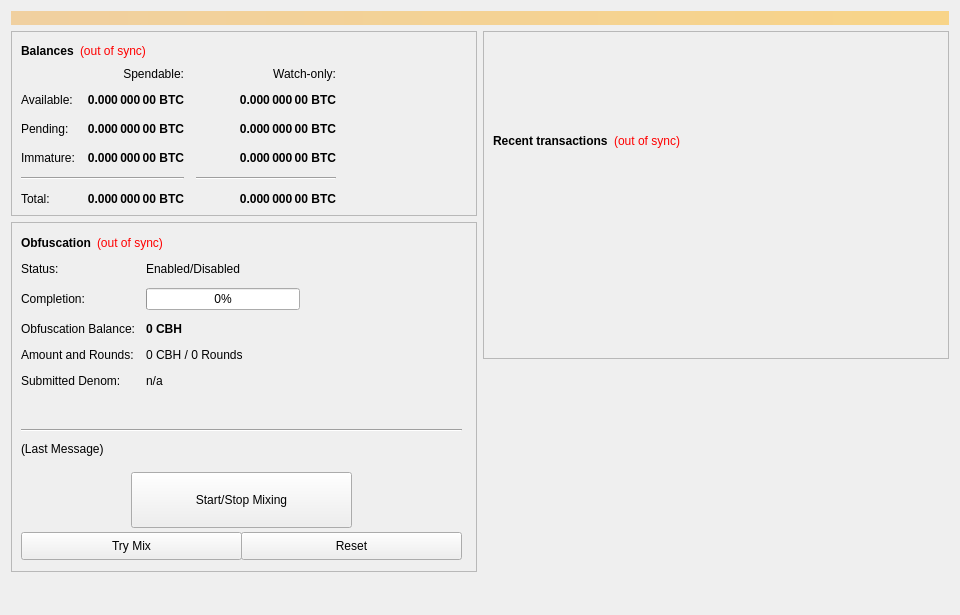
<?xml version="1.0" encoding="UTF-8"?>
<ui version="4.0">
 <class>OverviewPage</class>
 <widget class="QWidget" name="OverviewPage">
  <property name="geometry">
   <rect>
    <x>0</x>
    <y>0</y>
    <width>960</width>
    <height>615</height>
   </rect>
  </property>
  <property name="minimumSize">
   <size>
    <width>960</width>
    <height>0</height>
   </size>
  </property>
  <property name="windowTitle">
   <string>Form</string>
  </property>
  <layout class="QVBoxLayout" name="topLayout">
   <item>
    <widget class="QLabel" name="labelAlerts">
     <property name="visible">
      <bool>false</bool>
     </property>
     <property name="styleSheet">
      <string notr="true">background-color: qlineargradient(x1: 0, y1: 0, x2: 1, y2: 0, stop:0 #F0D0A0, stop:1 #F8D488); color:#000000;</string>
     </property>
     <property name="wordWrap">
      <bool>true</bool>
     </property>
     <property name="margin">
      <number>3</number>
     </property>
    </widget>
   </item>
   <item>
    <layout class="QHBoxLayout" name="horizontalLayout" stretch="1,1">
     <item>
      <layout class="QVBoxLayout" name="verticalLayout_2">
       <item>
        <widget class="QFrame" name="frame">
         <property name="frameShape">
          <enum>QFrame::StyledPanel</enum>
         </property>
         <property name="frameShadow">
          <enum>QFrame::Raised</enum>
         </property>
         <layout class="QVBoxLayout" name="verticalLayout_4">
          <item>
           <layout class="QHBoxLayout" name="horizontalLayout_4">
            <item>
             <widget class="QLabel" name="label_5">
              <property name="font">
               <font>
                <weight>90</weight>
                <bold>true</bold>
               </font>
              </property>
              <property name="text">
               <string>Balances</string>
              </property>
             </widget>
            </item>
            <item>
             <widget class="QLabel" name="labelWalletStatus">
              <property name="cursor">
               <cursorShape>WhatsThisCursor</cursorShape>
              </property>
              <property name="toolTip">
               <string>The displayed information may be out of date. Your wallet automatically synchronizes with the Cybercash network after a connection is established, but this process has not completed yet.</string>
              </property>
              <property name="styleSheet">
               <string notr="true">QLabel { color: red; }</string>
              </property>
              <property name="text">
               <string notr="true">(out of sync)</string>
              </property>
              <property name="alignment">
               <set>Qt::AlignLeading|Qt::AlignLeft|Qt::AlignVCenter</set>
              </property>
             </widget>
            </item>
            <item>
             <spacer name="horizontalSpacer_3">
              <property name="orientation">
               <enum>Qt::Horizontal</enum>
              </property>
              <property name="sizeHint" stdset="0">
               <size>
                <width>40</width>
                <height>20</height>
               </size>
              </property>
             </spacer>
            </item>
           </layout>
          </item>
          <item>
           <layout class="QGridLayout" name="gridLayout">
            <property name="spacing">
             <number>12</number>
            </property>
            <item row="2" column="2">
             <widget class="QLabel" name="labelWatchPending">
              <property name="font">
               <font>
                <weight>90</weight>
                <bold>true</bold>
               </font>
              </property>
              <property name="cursor">
               <cursorShape>IBeamCursor</cursorShape>
              </property>
              <property name="toolTip">
               <string>Unconfirmed transactions to watch-only addresses</string>
              </property>
              <property name="text">
               <string notr="true">0.000 000 00 BTC</string>
              </property>
              <property name="alignment">
               <set>Qt::AlignRight|Qt::AlignTrailing|Qt::AlignVCenter</set>
              </property>
              <property name="textInteractionFlags">
               <set>Qt::LinksAccessibleByMouse|Qt::TextSelectableByKeyboard|Qt::TextSelectableByMouse</set>
              </property>
             </widget>
            </item>
            <item row="2" column="1">
             <widget class="QLabel" name="labelUnconfirmed">
              <property name="font">
               <font>
                <weight>90</weight>
                <bold>true</bold>
               </font>
              </property>
              <property name="cursor">
               <cursorShape>IBeamCursor</cursorShape>
              </property>
              <property name="toolTip">
               <string>Total of transactions that have yet to be confirmed, and do not yet count toward the spendable balance</string>
              </property>
              <property name="text">
               <string notr="true">0.000 000 00 BTC</string>
              </property>
              <property name="alignment">
               <set>Qt::AlignRight|Qt::AlignTrailing|Qt::AlignVCenter</set>
              </property>
              <property name="textInteractionFlags">
               <set>Qt::LinksAccessibleByMouse|Qt::TextSelectableByKeyboard|Qt::TextSelectableByMouse</set>
              </property>
             </widget>
            </item>
            <item row="3" column="2">
             <widget class="QLabel" name="labelWatchImmature">
              <property name="font">
               <font>
                <weight>90</weight>
                <bold>true</bold>
               </font>
              </property>
              <property name="cursor">
               <cursorShape>IBeamCursor</cursorShape>
              </property>
              <property name="toolTip">
               <string>Staked or masternode rewards in watch-only addresses that has not yet matured</string>
              </property>
              <property name="text">
               <string notr="true">0.000 000 00 BTC</string>
              </property>
              <property name="alignment">
               <set>Qt::AlignRight|Qt::AlignTrailing|Qt::AlignVCenter</set>
              </property>
              <property name="textInteractionFlags">
               <set>Qt::LinksAccessibleByMouse|Qt::TextSelectableByKeyboard|Qt::TextSelectableByMouse</set>
              </property>
             </widget>
            </item>
            <item row="4" column="0" colspan="2">
             <widget class="Line" name="lineSpendableBalance">
              <property name="orientation">
               <enum>Qt::Horizontal</enum>
              </property>
             </widget>
            </item>
            <item row="4" column="2">
             <widget class="Line" name="lineWatchBalance">
              <property name="sizePolicy">
               <sizepolicy hsizetype="Preferred" vsizetype="Fixed">
                <horstretch>0</horstretch>
                <verstretch>0</verstretch>
               </sizepolicy>
              </property>
              <property name="minimumSize">
               <size>
                <width>140</width>
                <height>0</height>
               </size>
              </property>
              <property name="orientation">
               <enum>Qt::Horizontal</enum>
              </property>
             </widget>
            </item>
            <item row="5" column="0">
             <widget class="QLabel" name="labelTotalText">
              <property name="text">
               <string>Total:</string>
              </property>
             </widget>
            </item>
            <item row="3" column="1">
             <widget class="QLabel" name="labelImmature">
              <property name="font">
               <font>
                <weight>90</weight>
                <bold>true</bold>
               </font>
              </property>
              <property name="cursor">
               <cursorShape>IBeamCursor</cursorShape>
              </property>
              <property name="toolTip">
               <string>Staked or masternode rewards that has not yet matured</string>
              </property>
              <property name="text">
               <string notr="true">0.000 000 00 BTC</string>
              </property>
              <property name="alignment">
               <set>Qt::AlignRight|Qt::AlignTrailing|Qt::AlignVCenter</set>
              </property>
              <property name="textInteractionFlags">
               <set>Qt::LinksAccessibleByMouse|Qt::TextSelectableByKeyboard|Qt::TextSelectableByMouse</set>
              </property>
             </widget>
            </item>
            <item row="2" column="3">
             <spacer name="horizontalSpacer_2">
              <property name="orientation">
               <enum>Qt::Horizontal</enum>
              </property>
              <property name="sizeHint" stdset="0">
               <size>
                <width>40</width>
                <height>20</height>
               </size>
              </property>
             </spacer>
            </item>
            <item row="3" column="0">
             <widget class="QLabel" name="labelImmatureText">
              <property name="text">
               <string>Immature:</string>
              </property>
             </widget>
            </item>
            <item row="5" column="1">
             <widget class="QLabel" name="labelTotal">
              <property name="font">
               <font>
                <weight>90</weight>
                <bold>true</bold>
               </font>
              </property>
              <property name="cursor">
               <cursorShape>IBeamCursor</cursorShape>
              </property>
              <property name="toolTip">
               <string>Your current total balance</string>
              </property>
              <property name="text">
               <string notr="true">0.000 000 00 BTC</string>
              </property>
              <property name="alignment">
               <set>Qt::AlignRight|Qt::AlignTrailing|Qt::AlignVCenter</set>
              </property>
              <property name="textInteractionFlags">
               <set>Qt::LinksAccessibleByMouse|Qt::TextSelectableByKeyboard|Qt::TextSelectableByMouse</set>
              </property>
             </widget>
            </item>
            <item row="5" column="2">
             <widget class="QLabel" name="labelWatchTotal">
              <property name="font">
               <font>
                <weight>90</weight>
                <bold>true</bold>
               </font>
              </property>
              <property name="cursor">
               <cursorShape>IBeamCursor</cursorShape>
              </property>
              <property name="toolTip">
               <string>Current total balance in watch-only addresses</string>
              </property>
              <property name="text">
               <string notr="true">0.000 000 00 BTC</string>
              </property>
              <property name="alignment">
               <set>Qt::AlignRight|Qt::AlignTrailing|Qt::AlignVCenter</set>
              </property>
              <property name="textInteractionFlags">
               <set>Qt::LinksAccessibleByMouse|Qt::TextSelectableByKeyboard|Qt::TextSelectableByMouse</set>
              </property>
             </widget>
            </item>
            <item row="0" column="2">
             <widget class="QLabel" name="labelWatchonly">
              <property name="text">
               <string>Watch-only:</string>
              </property>
              <property name="alignment">
               <set>Qt::AlignRight|Qt::AlignTrailing|Qt::AlignVCenter</set>
              </property>
             </widget>
            </item>
            <item row="1" column="0">
             <widget class="QLabel" name="labelBalanceText">
              <property name="text">
               <string>Available:</string>
              </property>
             </widget>
            </item>
            <item row="1" column="1">
             <widget class="QLabel" name="labelBalance">
              <property name="font">
               <font>
                <weight>90</weight>
                <bold>true</bold>
               </font>
              </property>
              <property name="cursor">
               <cursorShape>IBeamCursor</cursorShape>
              </property>
              <property name="toolTip">
               <string>Your current spendable balance</string>
              </property>
              <property name="text">
               <string notr="true">0.000 000 00 BTC</string>
              </property>
              <property name="alignment">
               <set>Qt::AlignRight|Qt::AlignTrailing|Qt::AlignVCenter</set>
              </property>
              <property name="textInteractionFlags">
               <set>Qt::LinksAccessibleByMouse|Qt::TextSelectableByKeyboard|Qt::TextSelectableByMouse</set>
              </property>
             </widget>
            </item>
            <item row="1" column="2">
             <widget class="QLabel" name="labelWatchAvailable">
              <property name="font">
               <font>
                <weight>90</weight>
                <bold>true</bold>
               </font>
              </property>
              <property name="cursor">
               <cursorShape>IBeamCursor</cursorShape>
              </property>
              <property name="toolTip">
               <string>Your current balance in watch-only addresses</string>
              </property>
              <property name="text">
               <string notr="true">0.000 000 00 BTC</string>
              </property>
              <property name="alignment">
               <set>Qt::AlignRight|Qt::AlignTrailing|Qt::AlignVCenter</set>
              </property>
              <property name="textInteractionFlags">
               <set>Qt::LinksAccessibleByMouse|Qt::TextSelectableByKeyboard|Qt::TextSelectableByMouse</set>
              </property>
             </widget>
            </item>
            <item row="2" column="0">
             <widget class="QLabel" name="labelPendingText">
              <property name="text">
               <string>Pending:</string>
              </property>
             </widget>
            </item>
            <item row="0" column="1">
             <widget class="QLabel" name="labelSpendable">
              <property name="text">
               <string>Spendable:</string>
              </property>
              <property name="alignment">
               <set>Qt::AlignRight|Qt::AlignTrailing|Qt::AlignVCenter</set>
              </property>
             </widget>
            </item>
           </layout>
          </item>
         </layout>
        </widget>
       </item>
       <item>
        <widget class="QFrame" name="frameObfuscation">
         <property name="minimumSize">
          <size>
           <width>0</width>
           <height>350</height>
          </size>
         </property>
         <property name="layoutDirection">
          <enum>Qt::LeftToRight</enum>
         </property>
         <property name="frameShape">
          <enum>QFrame::StyledPanel</enum>
         </property>
         <property name="frameShadow">
          <enum>QFrame::Raised</enum>
         </property>
         <widget class="QWidget" name="formLayoutWidget">
          <property name="geometry">
           <rect>
            <x>10</x>
            <y>40</y>
            <width>451</width>
            <height>161</height>
           </rect>
          </property>
          <layout class="QFormLayout" name="formLayout">
           <property name="fieldGrowthPolicy">
            <enum>QFormLayout::AllNonFixedFieldsGrow</enum>
           </property>
           <property name="horizontalSpacing">
            <number>11</number>
           </property>
           <property name="verticalSpacing">
            <number>12</number>
           </property>
           <item row="0" column="0">
            <widget class="QLabel" name="label_6">
             <property name="text">
              <string>Status:</string>
             </property>
            </widget>
           </item>
           <item row="1" column="0">
            <widget class="QLabel" name="label_7">
             <property name="text">
              <string>Completion:</string>
             </property>
            </widget>
           </item>
           <item row="1" column="1">
            <widget class="QProgressBar" name="obfuscationProgress">
             <property name="maximumSize">
              <size>
               <width>154</width>
               <height>16777215</height>
              </size>
             </property>
             <property name="value">
              <number>0</number>
             </property>
            </widget>
           </item>
           <item row="2" column="0">
            <widget class="QLabel" name="labelAnonymizedText">
             <property name="text">
              <string>Obfuscation Balance:</string>
             </property>
            </widget>
           </item>
           <item row="2" column="1">
            <widget class="QLabel" name="labelAnonymized">
             <property name="font">
              <font>
               <weight>90</weight>
               <bold>true</bold>
              </font>
             </property>
             <property name="text">
              <string notr="true">0 CBH</string>
             </property>
            </widget>
           </item>
           <item row="3" column="0">
            <widget class="QLabel" name="label_8">
             <property name="text">
              <string>Amount and Rounds:</string>
             </property>
            </widget>
           </item>
           <item row="3" column="1">
            <widget class="QLabel" name="labelAmountRounds">
             <property name="text">
              <string>0 CBH / 0 Rounds</string>
             </property>
            </widget>
           </item>
           <item row="4" column="0">
            <widget class="QLabel" name="label_9">
             <property name="text">
              <string>Submitted Denom:</string>
             </property>
            </widget>
           </item>
           <item row="4" column="1">
            <widget class="QLabel" name="labelSubmittedDenom">
             <property name="toolTip">
              <string>The denominations you submitted to the Masternode.&lt;br&gt;To mix, other users must submit the exact same denominations.</string>
             </property>
             <property name="text">
              <string>n/a</string>
             </property>
            </widget>
           </item>
           <item row="0" column="1">
            <widget class="QLabel" name="obfuscationEnabled">
             <property name="text">
              <string>Enabled/Disabled</string>
             </property>
            </widget>
           </item>
          </layout>
         </widget>
         <widget class="QPushButton" name="runAutoDenom">
          <property name="geometry">
           <rect>
            <x>251</x>
            <y>17</y>
            <width>1</width>
            <height>1</height>
           </rect>
          </property>
          <property name="palette">
           <palette>
            <active>
             <colorrole role="WindowText">
              <brush brushstyle="SolidPattern">
               <color alpha="255">
                <red>0</red>
                <green>0</green>
                <blue>0</blue>
               </color>
              </brush>
             </colorrole>
             <colorrole role="Button">
              <brush brushstyle="SolidPattern">
               <color alpha="255">
                <red>239</red>
                <green>238</green>
                <blue>238</blue>
               </color>
              </brush>
             </colorrole>
             <colorrole role="Light">
              <brush brushstyle="SolidPattern">
               <color alpha="255">
                <red>255</red>
                <green>255</green>
                <blue>255</blue>
               </color>
              </brush>
             </colorrole>
             <colorrole role="Midlight">
              <brush brushstyle="SolidPattern">
               <color alpha="255">
                <red>247</red>
                <green>246</green>
                <blue>246</blue>
               </color>
              </brush>
             </colorrole>
             <colorrole role="Dark">
              <brush brushstyle="SolidPattern">
               <color alpha="255">
                <red>119</red>
                <green>119</green>
                <blue>119</blue>
               </color>
              </brush>
             </colorrole>
             <colorrole role="Mid">
              <brush brushstyle="SolidPattern">
               <color alpha="255">
                <red>159</red>
                <green>159</green>
                <blue>159</blue>
               </color>
              </brush>
             </colorrole>
             <colorrole role="Text">
              <brush brushstyle="SolidPattern">
               <color alpha="255">
                <red>0</red>
                <green>0</green>
                <blue>0</blue>
               </color>
              </brush>
             </colorrole>
             <colorrole role="BrightText">
              <brush brushstyle="SolidPattern">
               <color alpha="255">
                <red>255</red>
                <green>255</green>
                <blue>255</blue>
               </color>
              </brush>
             </colorrole>
             <colorrole role="ButtonText">
              <brush brushstyle="SolidPattern">
               <color alpha="255">
                <red>0</red>
                <green>0</green>
                <blue>0</blue>
               </color>
              </brush>
             </colorrole>
             <colorrole role="Base">
              <brush brushstyle="SolidPattern">
               <color alpha="255">
                <red>255</red>
                <green>255</green>
                <blue>255</blue>
               </color>
              </brush>
             </colorrole>
             <colorrole role="Window">
              <brush brushstyle="SolidPattern">
               <color alpha="255">
                <red>239</red>
                <green>238</green>
                <blue>238</blue>
               </color>
              </brush>
             </colorrole>
             <colorrole role="Shadow">
              <brush brushstyle="SolidPattern">
               <color alpha="255">
                <red>0</red>
                <green>0</green>
                <blue>0</blue>
               </color>
              </brush>
             </colorrole>
             <colorrole role="AlternateBase">
              <brush brushstyle="SolidPattern">
               <color alpha="255">
                <red>247</red>
                <green>246</green>
                <blue>246</blue>
               </color>
              </brush>
             </colorrole>
             <colorrole role="ToolTipBase">
              <brush brushstyle="SolidPattern">
               <color alpha="255">
                <red>255</red>
                <green>255</green>
                <blue>220</blue>
               </color>
              </brush>
             </colorrole>
             <colorrole role="ToolTipText">
              <brush brushstyle="SolidPattern">
               <color alpha="255">
                <red>0</red>
                <green>0</green>
                <blue>0</blue>
               </color>
              </brush>
             </colorrole>
            </active>
            <inactive>
             <colorrole role="WindowText">
              <brush brushstyle="SolidPattern">
               <color alpha="255">
                <red>0</red>
                <green>0</green>
                <blue>0</blue>
               </color>
              </brush>
             </colorrole>
             <colorrole role="Button">
              <brush brushstyle="SolidPattern">
               <color alpha="255">
                <red>239</red>
                <green>238</green>
                <blue>238</blue>
               </color>
              </brush>
             </colorrole>
             <colorrole role="Light">
              <brush brushstyle="SolidPattern">
               <color alpha="255">
                <red>255</red>
                <green>255</green>
                <blue>255</blue>
               </color>
              </brush>
             </colorrole>
             <colorrole role="Midlight">
              <brush brushstyle="SolidPattern">
               <color alpha="255">
                <red>247</red>
                <green>246</green>
                <blue>246</blue>
               </color>
              </brush>
             </colorrole>
             <colorrole role="Dark">
              <brush brushstyle="SolidPattern">
               <color alpha="255">
                <red>119</red>
                <green>119</green>
                <blue>119</blue>
               </color>
              </brush>
             </colorrole>
             <colorrole role="Mid">
              <brush brushstyle="SolidPattern">
               <color alpha="255">
                <red>159</red>
                <green>159</green>
                <blue>159</blue>
               </color>
              </brush>
             </colorrole>
             <colorrole role="Text">
              <brush brushstyle="SolidPattern">
               <color alpha="255">
                <red>0</red>
                <green>0</green>
                <blue>0</blue>
               </color>
              </brush>
             </colorrole>
             <colorrole role="BrightText">
              <brush brushstyle="SolidPattern">
               <color alpha="255">
                <red>255</red>
                <green>255</green>
                <blue>255</blue>
               </color>
              </brush>
             </colorrole>
             <colorrole role="ButtonText">
              <brush brushstyle="SolidPattern">
               <color alpha="255">
                <red>0</red>
                <green>0</green>
                <blue>0</blue>
               </color>
              </brush>
             </colorrole>
             <colorrole role="Base">
              <brush brushstyle="SolidPattern">
               <color alpha="255">
                <red>255</red>
                <green>255</green>
                <blue>255</blue>
               </color>
              </brush>
             </colorrole>
             <colorrole role="Window">
              <brush brushstyle="SolidPattern">
               <color alpha="255">
                <red>239</red>
                <green>238</green>
                <blue>238</blue>
               </color>
              </brush>
             </colorrole>
             <colorrole role="Shadow">
              <brush brushstyle="SolidPattern">
               <color alpha="255">
                <red>0</red>
                <green>0</green>
                <blue>0</blue>
               </color>
              </brush>
             </colorrole>
             <colorrole role="AlternateBase">
              <brush brushstyle="SolidPattern">
               <color alpha="255">
                <red>247</red>
                <green>246</green>
                <blue>246</blue>
               </color>
              </brush>
             </colorrole>
             <colorrole role="ToolTipBase">
              <brush brushstyle="SolidPattern">
               <color alpha="255">
                <red>255</red>
                <green>255</green>
                <blue>220</blue>
               </color>
              </brush>
             </colorrole>
             <colorrole role="ToolTipText">
              <brush brushstyle="SolidPattern">
               <color alpha="255">
                <red>0</red>
                <green>0</green>
                <blue>0</blue>
               </color>
              </brush>
             </colorrole>
            </inactive>
            <disabled>
             <colorrole role="WindowText">
              <brush brushstyle="SolidPattern">
               <color alpha="255">
                <red>119</red>
                <green>119</green>
                <blue>119</blue>
               </color>
              </brush>
             </colorrole>
             <colorrole role="Button">
              <brush brushstyle="SolidPattern">
               <color alpha="255">
                <red>239</red>
                <green>238</green>
                <blue>238</blue>
               </color>
              </brush>
             </colorrole>
             <colorrole role="Light">
              <brush brushstyle="SolidPattern">
               <color alpha="255">
                <red>255</red>
                <green>255</green>
                <blue>255</blue>
               </color>
              </brush>
             </colorrole>
             <colorrole role="Midlight">
              <brush brushstyle="SolidPattern">
               <color alpha="255">
                <red>247</red>
                <green>246</green>
                <blue>246</blue>
               </color>
              </brush>
             </colorrole>
             <colorrole role="Dark">
              <brush brushstyle="SolidPattern">
               <color alpha="255">
                <red>119</red>
                <green>119</green>
                <blue>119</blue>
               </color>
              </brush>
             </colorrole>
             <colorrole role="Mid">
              <brush brushstyle="SolidPattern">
               <color alpha="255">
                <red>159</red>
                <green>159</green>
                <blue>159</blue>
               </color>
              </brush>
             </colorrole>
             <colorrole role="Text">
              <brush brushstyle="SolidPattern">
               <color alpha="255">
                <red>119</red>
                <green>119</green>
                <blue>119</blue>
               </color>
              </brush>
             </colorrole>
             <colorrole role="BrightText">
              <brush brushstyle="SolidPattern">
               <color alpha="255">
                <red>255</red>
                <green>255</green>
                <blue>255</blue>
               </color>
              </brush>
             </colorrole>
             <colorrole role="ButtonText">
              <brush brushstyle="SolidPattern">
               <color alpha="255">
                <red>119</red>
                <green>119</green>
                <blue>119</blue>
               </color>
              </brush>
             </colorrole>
             <colorrole role="Base">
              <brush brushstyle="SolidPattern">
               <color alpha="255">
                <red>239</red>
                <green>238</green>
                <blue>238</blue>
               </color>
              </brush>
             </colorrole>
             <colorrole role="Window">
              <brush brushstyle="SolidPattern">
               <color alpha="255">
                <red>239</red>
                <green>238</green>
                <blue>238</blue>
               </color>
              </brush>
             </colorrole>
             <colorrole role="Shadow">
              <brush brushstyle="SolidPattern">
               <color alpha="255">
                <red>0</red>
                <green>0</green>
                <blue>0</blue>
               </color>
              </brush>
             </colorrole>
             <colorrole role="AlternateBase">
              <brush brushstyle="SolidPattern">
               <color alpha="255">
                <red>239</red>
                <green>238</green>
                <blue>238</blue>
               </color>
              </brush>
             </colorrole>
             <colorrole role="ToolTipBase">
              <brush brushstyle="SolidPattern">
               <color alpha="255">
                <red>255</red>
                <green>255</green>
                <blue>220</blue>
               </color>
              </brush>
             </colorrole>
             <colorrole role="ToolTipText">
              <brush brushstyle="SolidPattern">
               <color alpha="255">
                <red>0</red>
                <green>0</green>
                <blue>0</blue>
               </color>
              </brush>
             </colorrole>
            </disabled>
           </palette>
          </property>
          <property name="focusPolicy">
           <enum>Qt::NoFocus</enum>
          </property>
          <property name="autoFillBackground">
           <bool>true</bool>
          </property>
          <property name="text">
           <string/>
          </property>
          <property name="flat">
           <bool>true</bool>
          </property>
         </widget>
         <widget class="QPushButton" name="toggleObfuscation">
          <property name="geometry">
           <rect>
            <x>120</x>
            <y>250</y>
            <width>221</width>
            <height>56</height>
           </rect>
          </property>
          <property name="sizePolicy">
           <sizepolicy hsizetype="MinimumExpanding" vsizetype="Fixed">
            <horstretch>0</horstretch>
            <verstretch>0</verstretch>
           </sizepolicy>
          </property>
          <property name="text">
           <string>Start/Stop Mixing</string>
          </property>
         </widget>
         <widget class="Line" name="lineLastMessage">
          <property name="geometry">
           <rect>
            <x>10</x>
            <y>200</y>
            <width>441</width>
            <height>16</height>
           </rect>
          </property>
          <property name="orientation">
           <enum>Qt::Horizontal</enum>
          </property>
         </widget>
         <widget class="QLabel" name="obfuscationStatus">
          <property name="geometry">
           <rect>
            <x>10</x>
            <y>220</y>
            <width>451</width>
            <height>61</height>
           </rect>
          </property>
          <property name="minimumSize">
           <size>
            <width>288</width>
            <height>43</height>
           </size>
          </property>
          <property name="text">
           <string>(Last Message)</string>
          </property>
          <property name="alignment">
           <set>Qt::AlignLeading|Qt::AlignLeft|Qt::AlignTop</set>
          </property>
          <property name="wordWrap">
           <bool>true</bool>
          </property>
         </widget>
         <widget class="QPushButton" name="obfuscationAuto">
          <property name="geometry">
           <rect>
            <x>10</x>
            <y>310</y>
            <width>221</width>
            <height>28</height>
           </rect>
          </property>
          <property name="sizePolicy">
           <sizepolicy hsizetype="MinimumExpanding" vsizetype="Fixed">
            <horstretch>0</horstretch>
            <verstretch>0</verstretch>
           </sizepolicy>
          </property>
          <property name="toolTip">
           <string>Try to manually submit a Obfuscation request.</string>
          </property>
          <property name="text">
           <string>Try Mix</string>
          </property>
         </widget>
         <widget class="QPushButton" name="obfuscationReset">
          <property name="geometry">
           <rect>
            <x>230</x>
            <y>310</y>
            <width>221</width>
            <height>28</height>
           </rect>
          </property>
          <property name="sizePolicy">
           <sizepolicy hsizetype="MinimumExpanding" vsizetype="Fixed">
            <horstretch>0</horstretch>
            <verstretch>0</verstretch>
           </sizepolicy>
          </property>
          <property name="toolTip">
           <string>Reset the current status of Obfuscation (can interrupt Obfuscation if it's in the process of Mixing, which can cost you money!)</string>
          </property>
          <property name="autoFillBackground">
           <bool>false</bool>
          </property>
          <property name="text">
           <string>Reset</string>
          </property>
         </widget>
         <widget class="QWidget" name="layoutWidget">
          <property name="geometry">
           <rect>
            <x>10</x>
            <y>10</y>
            <width>431</width>
            <height>22</height>
           </rect>
          </property>
          <layout class="QHBoxLayout" name="horizontalLayout_5">
           <item>
            <widget class="QLabel" name="label_2">
             <property name="font">
              <font>
               <weight>90</weight>
               <bold>true</bold>
              </font>
             </property>
             <property name="text">
              <string>Obfuscation</string>
             </property>
            </widget>
           </item>
           <item>
            <widget class="QLabel" name="labelObfuscationSyncStatus">
             <property name="toolTip">
              <string>The displayed information may be out of date. Your wallet automatically synchronizes with the Cybercash network after a connection is established, but this process has not completed yet.</string>
             </property>
             <property name="styleSheet">
              <string notr="true">QLabel { color: red; }</string>
             </property>
             <property name="text">
              <string notr="true">(out of sync)</string>
             </property>
             <property name="alignment">
              <set>Qt::AlignLeading|Qt::AlignLeft|Qt::AlignVCenter</set>
             </property>
            </widget>
           </item>
           <item>
            <spacer name="horizontalSpacer_4">
             <property name="orientation">
              <enum>Qt::Horizontal</enum>
             </property>
             <property name="sizeHint" stdset="0">
              <size>
               <width>40</width>
               <height>20</height>
              </size>
             </property>
            </spacer>
           </item>
          </layout>
         </widget>
        </widget>
       </item>
       <item>
        <spacer name="verticalSpacer">
         <property name="orientation">
          <enum>Qt::Vertical</enum>
         </property>
         <property name="sizeHint" stdset="0">
          <size>
           <width>20</width>
           <height>40</height>
          </size>
         </property>
        </spacer>
       </item>
      </layout>
     </item>
     <item>
      <layout class="QVBoxLayout" name="verticalLayout_3">
       <item>
        <widget class="QFrame" name="frame_2">
         <property name="frameShape">
          <enum>QFrame::StyledPanel</enum>
         </property>
         <property name="frameShadow">
          <enum>QFrame::Raised</enum>
         </property>
         <layout class="QVBoxLayout" name="verticalLayout">
          <item>
           <spacer name="verticalSpacer_3">
            <property name="orientation">
             <enum>Qt::Vertical</enum>
            </property>
            <property name="sizeType">
             <enum>QSizePolicy::Fixed</enum>
            </property>
            <property name="sizeHint" stdset="0">
             <size>
              <width>20</width>
              <height>90</height>
             </size>
            </property>
           </spacer>
          </item>
          <item>
           <layout class="QHBoxLayout" name="horizontalLayout_2">
            <item>
             <widget class="QLabel" name="label_4">
              <property name="font">
               <font>
                <weight>90</weight>
                <bold>true</bold>
               </font>
              </property>
              <property name="text">
               <string>Recent transactions</string>
              </property>
             </widget>
            </item>
            <item>
             <widget class="QLabel" name="labelTransactionsStatus">
              <property name="cursor">
               <cursorShape>WhatsThisCursor</cursorShape>
              </property>
              <property name="toolTip">
               <string>The displayed information may be out of date. Your wallet automatically synchronizes with the Cybercash network after a connection is established, but this process has not completed yet.</string>
              </property>
              <property name="styleSheet">
               <string notr="true">QLabel { color: red; }</string>
              </property>
              <property name="text">
               <string notr="true">(out of sync)</string>
              </property>
              <property name="alignment">
               <set>Qt::AlignRight|Qt::AlignTrailing|Qt::AlignVCenter</set>
              </property>
             </widget>
            </item>
            <item>
             <spacer name="horizontalSpacer">
              <property name="orientation">
               <enum>Qt::Horizontal</enum>
              </property>
              <property name="sizeHint" stdset="0">
               <size>
                <width>40</width>
                <height>20</height>
               </size>
              </property>
             </spacer>
            </item>
           </layout>
          </item>
          <item>
           <widget class="QListView" name="listTransactions">
            <property name="styleSheet">
             <string notr="true">QListView { background: transparent; }</string>
            </property>
            <property name="frameShape">
             <enum>QFrame::NoFrame</enum>
            </property>
            <property name="verticalScrollBarPolicy">
             <enum>Qt::ScrollBarAlwaysOff</enum>
            </property>
            <property name="horizontalScrollBarPolicy">
             <enum>Qt::ScrollBarAlwaysOff</enum>
            </property>
            <property name="selectionMode">
             <enum>QAbstractItemView::NoSelection</enum>
            </property>
           </widget>
          </item>
         </layout>
        </widget>
       </item>
       <item>
        <spacer name="verticalSpacer_2">
         <property name="orientation">
          <enum>Qt::Vertical</enum>
         </property>
         <property name="sizeType">
          <enum>QSizePolicy::Expanding</enum>
         </property>
         <property name="sizeHint" stdset="0">
          <size>
           <width>20</width>
           <height>40</height>
          </size>
         </property>
        </spacer>
       </item>
      </layout>
     </item>
    </layout>
   </item>
  </layout>
 </widget>
 <resources/>
 <connections/>
</ui>
